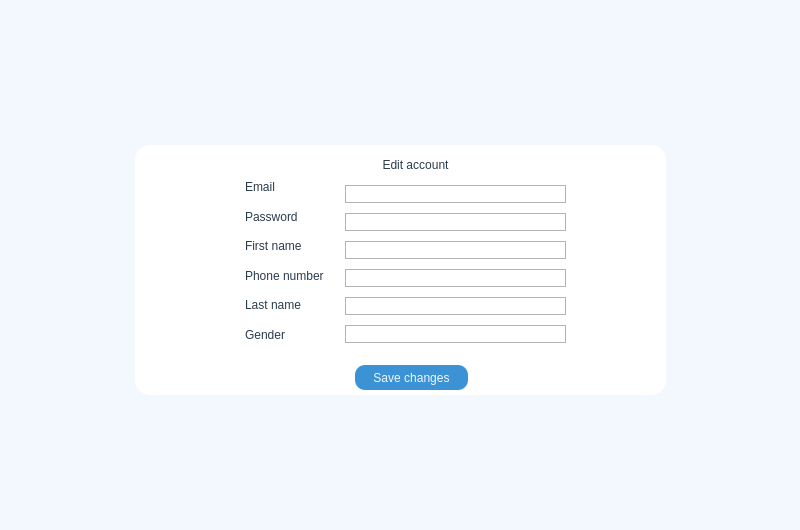
<?xml version="1.0" encoding="UTF-8"?>
<ui version="4.0">
 <class>Form</class>
 <widget class="QWidget" name="Form">
  <property name="geometry">
   <rect>
    <x>0</x>
    <y>0</y>
    <width>800</width>
    <height>530</height>
   </rect>
  </property>
  <property name="minimumSize">
   <size>
    <width>800</width>
    <height>530</height>
   </size>
  </property>
  <property name="maximumSize">
   <size>
    <width>800</width>
    <height>530</height>
   </size>
  </property>
  <property name="windowTitle">
   <string>SignUp</string>
  </property>
  <widget class="QLabel" name="label">
   <property name="geometry">
    <rect>
     <x>0</x>
     <y>0</y>
     <width>800</width>
     <height>530</height>
    </rect>
   </property>
   <property name="styleSheet">
    <string notr="true"/>
   </property>
   <property name="text">
    <string/>
   </property>
  </widget>
  <widget class="QFrame" name="frame_2">
   <property name="geometry">
    <rect>
     <x>0</x>
     <y>0</y>
     <width>800</width>
     <height>530</height>
    </rect>
   </property>
   <property name="styleSheet">
    <string notr="true">background-color: rgb(243,247,254)</string>
   </property>
   <property name="frameShape">
    <enum>QFrame::NoFrame</enum>
   </property>
   <property name="frameShadow">
    <enum>QFrame::Raised</enum>
   </property>
   <widget class="QFrame" name="frame">
    <property name="geometry">
     <rect>
      <x>135</x>
      <y>145</y>
      <width>531</width>
      <height>250</height>
     </rect>
    </property>
    <property name="styleSheet">
     <string notr="true">background-color: rgb(255, 255, 255);
border-radius: 15px;</string>
    </property>
    <property name="frameShape">
     <enum>QFrame::NoFrame</enum>
    </property>
    <property name="frameShadow">
     <enum>QFrame::Raised</enum>
    </property>
    <widget class="QLabel" name="label_2">
     <property name="geometry">
      <rect>
       <x>220</x>
       <y>10</y>
       <width>121</width>
       <height>20</height>
      </rect>
     </property>
     <property name="styleSheet">
      <string notr="true">font: 15pt &quot;Andale Mono&quot;;
color:rgb(43,59,78);</string>
     </property>
     <property name="text">
      <string>Edit account</string>
     </property>
     <property name="alignment">
      <set>Qt::AlignCenter</set>
     </property>
    </widget>
    <widget class="QWidget" name="verticalLayoutWidget">
     <property name="geometry">
      <rect>
       <x>210</x>
       <y>30</y>
       <width>221</width>
       <height>178</height>
      </rect>
     </property>
     <layout class="QVBoxLayout" name="verticalLayout">
      <property name="spacing">
       <number>0</number>
      </property>
      <item>
       <widget class="QLineEdit" name="email_edit_line">
        <property name="mouseTracking">
         <bool>false</bool>
        </property>
        <property name="acceptDrops">
         <bool>true</bool>
        </property>
        <property name="styleSheet">
         <string notr="true">QLineEdit {
	border: 1px solid rgb(179, 179, 179);
	border-radius:10px;
	color:rgb(43,59,78);
}</string>
        </property>
       </widget>
      </item>
      <item>
       <widget class="QLineEdit" name="password_edit_line">
        <property name="styleSheet">
         <string notr="true">QLineEdit {
	border: 1px solid rgb(179, 179, 179);
	border-radius:10px;
	color:rgb(43,59,78);
}</string>
        </property>
       </widget>
      </item>
      <item>
       <widget class="QLineEdit" name="fname_edit_line">
        <property name="styleSheet">
         <string notr="true">QLineEdit {
	border: 1px solid rgb(179, 179, 179);
	border-radius:10px;
	color:rgb(43,59,78);
}</string>
        </property>
       </widget>
      </item>
      <item>
       <widget class="QLineEdit" name="phnumber_edit_line">
        <property name="styleSheet">
         <string notr="true">QLineEdit {
	border: 1px solid rgb(179, 179, 179);
	border-radius:10px;
	color:rgb(43,59,78);
}</string>
        </property>
       </widget>
      </item>
      <item>
       <widget class="QLineEdit" name="lname_edit_line">
        <property name="styleSheet">
         <string notr="true">QLineEdit {
	border: 1px solid rgb(179, 179, 179);
	border-radius:10px;
	color:rgb(43,59,78);
}</string>
        </property>
       </widget>
      </item>
      <item>
       <widget class="QLineEdit" name="gender_edit_line">
        <property name="styleSheet">
         <string notr="true">QLineEdit {
	border: 1px solid rgb(179, 179, 179);
	border-radius:10px;
	color:rgb(43,59,78);
}</string>
        </property>
       </widget>
      </item>
     </layout>
    </widget>
    <widget class="QWidget" name="verticalLayoutWidget_2">
     <property name="geometry">
      <rect>
       <x>110</x>
       <y>30</y>
       <width>96</width>
       <height>171</height>
      </rect>
     </property>
     <layout class="QVBoxLayout" name="verticalLayout_2">
      <item>
       <widget class="QLabel" name="label_4">
        <property name="styleSheet">
         <string notr="true">font: 13pt &quot;Andale Mono&quot;;
color:rgb(43,59,78);</string>
        </property>
        <property name="text">
         <string>Email</string>
        </property>
       </widget>
      </item>
      <item>
       <widget class="QLabel" name="label_5">
        <property name="styleSheet">
         <string notr="true">font: 13pt &quot;Andale Mono&quot;;
color:rgb(43,59,78);</string>
        </property>
        <property name="text">
         <string>Password</string>
        </property>
       </widget>
      </item>
      <item>
       <widget class="QLabel" name="label_7">
        <property name="styleSheet">
         <string notr="true">font: 13pt &quot;Andale Mono&quot;;
color:rgb(43,59,78);</string>
        </property>
        <property name="text">
         <string>First name</string>
        </property>
       </widget>
      </item>
      <item>
       <widget class="QLabel" name="label_8">
        <property name="styleSheet">
         <string notr="true">font: 13pt &quot;Andale Mono&quot;;
color:rgb(43,59,78);</string>
        </property>
        <property name="text">
         <string>Phone number</string>
        </property>
       </widget>
      </item>
      <item>
       <widget class="QLabel" name="label_6">
        <property name="styleSheet">
         <string notr="true">font: 13pt &quot;Andale Mono&quot;;
color:rgb(43,59,78);</string>
        </property>
        <property name="text">
         <string>Last name</string>
        </property>
       </widget>
      </item>
      <item>
       <widget class="QLabel" name="label_3">
        <property name="styleSheet">
         <string notr="true">font: 13pt &quot;Andale Mono&quot;;
color:rgb(43,59,78);</string>
        </property>
        <property name="text">
         <string>Gender</string>
        </property>
       </widget>
      </item>
     </layout>
    </widget>
    <widget class="QPushButton" name="save_changes_btn">
     <property name="geometry">
      <rect>
       <x>220</x>
       <y>220</y>
       <width>113</width>
       <height>25</height>
      </rect>
     </property>
     <property name="styleSheet">
      <string notr="true">QPushButton {
	background-color: rgb(59, 146, 212);
	color:rgb(243,247,254);
	border: 0px solid;
	border-radius: 10px;
	font: 10pt &quot;Andale Mono&quot;;
}

QPushButton:hover {
	background-color: rgb(243,247,254);
	color:rgb(59, 146, 212);
}</string>
     </property>
     <property name="text">
      <string>Save changes</string>
     </property>
    </widget>
   </widget>
  </widget>
 </widget>
 <resources/>
 <connections/>
</ui>
